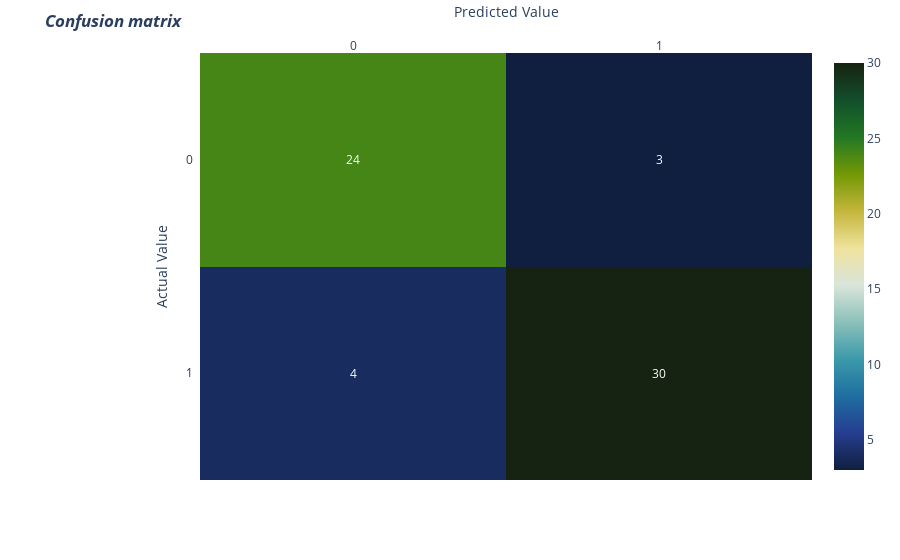

The cell this chart's notebook holds for it:
### Code cell
# For the Confusion Matrix Graph I will be using the function I created earlier
# All I need is the y_test and prediction values are parameters

Confusion_Matrix_Graph(y_test,prediction)

### Figure 1 — Plotly figure (JSON) as saved in the notebook; plotly's stock layout.template omitted (floating-point values rounded to 4 significant figures)
{"data": [{"colorscale": [[0, "rgb(16, 31, 63)"], [0.09091, "rgb(38, 62, 144)"], [0.1818, "rgb(30, 110, 161)"], [0.2727, "rgb(60, 154, 171)"], [0.3636, "rgb(140, 193, 186)"], [0.4545, "rgb(217, 229, 218)"], [0.5455, "rgb(239, 226, 156)"], [0.6364, "rgb(195, 182, 59)"], [0.7273, "rgb(115, 152, 5)"], [0.8182, "rgb(34, 120, 36)"], [0.9091, "rgb(18, 78, 43)"], [1, "rgb(23, 35, 18)"]], "reversescale": false, "showscale": true, "type": "heatmap", "x": ["0", "1"], "y": ["1", "0"], "z": [[4, 30], [24, 3]]}], "layout": {"annotations": [{"font": {"color": "#FFFFFF"}, "showarrow": false, "text": "24", "x": "0", "xref": "x", "y": "1", "yref": "y"}, {"font": {"color": "#FFFFFF"}, "showarrow": false, "text": "3", "x": "1", "xref": "x", "y": "1", "yref": "y"}, {"font": {"color": "#FFFFFF"}, "showarrow": false, "text": "4", "x": "0", "xref": "x", "y": "0", "yref": "y"}, {"font": {"color": "#FFFFFF"}, "showarrow": false, "text": "30", "x": "1", "xref": "x", "y": "0", "yref": "y"}, {"font": {"color": "black", "size": 14}, "showarrow": false, "text": " ", "x": 0.5, "xref": "paper", "y": -0.15, "yref": "paper"}, {"font": {"color": "black", "size": 14}, "showarrow": false, "text": " ", "textangle": -90, "x": -0.35, "xref": "paper", "y": 0.5, "yref": "paper"}], "margin": {"l": 200, "t": 50}, "title": {"text": "<i><b>Confusion matrix</b></i>"}, "xaxis": {"dtick": 1, "gridcolor": "rgb(0, 0, 0)", "side": "top", "ticks": "", "title": {"text": "Predicted Value"}}, "yaxis": {"dtick": 1, "ticks": "", "ticksuffix": "  ", "title": {"text": "Actual Value"}}}}
